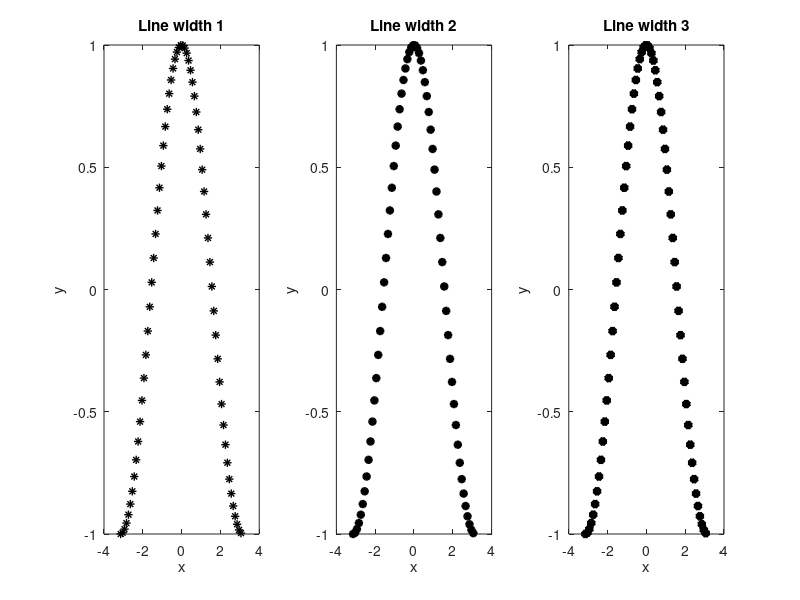

Write the MATLAB code that produced this figure.
function cosLineWidths(varargin)

x = -pi:0.1:pi;
y = cos(x);

multiplier = 1;
if nargin == 1
    multiplier = varargin{1};
end

for i = 1:3
    subplot(1,3,i);
    plot(x,y,'k*','LineWidth',i*multiplier);
    title(sprintf('Line width %d',i*multiplier));
    xlabel('x');
    ylabel('y');
end
end
